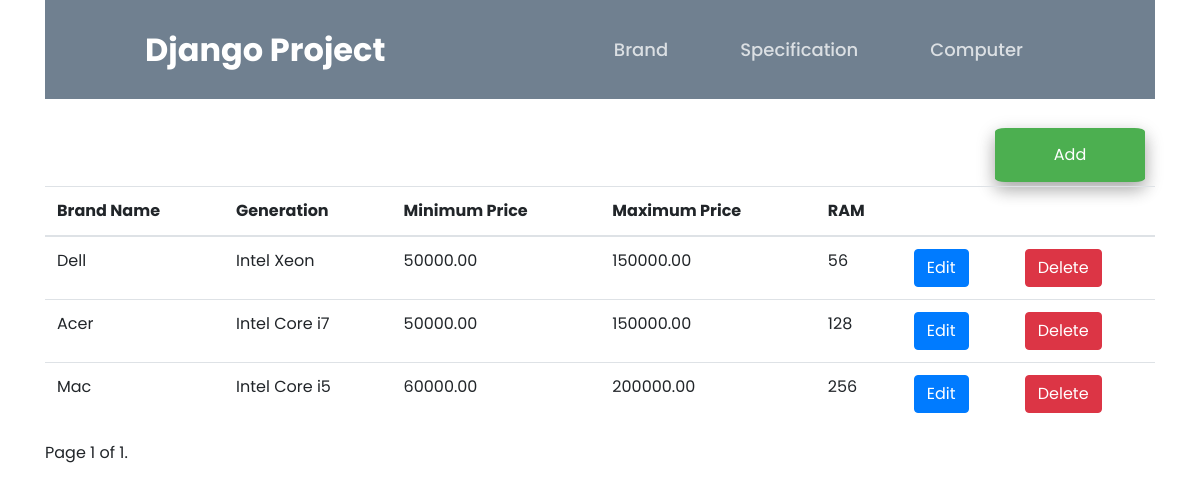
/view_specification, run on an earlier commit of the app's database.
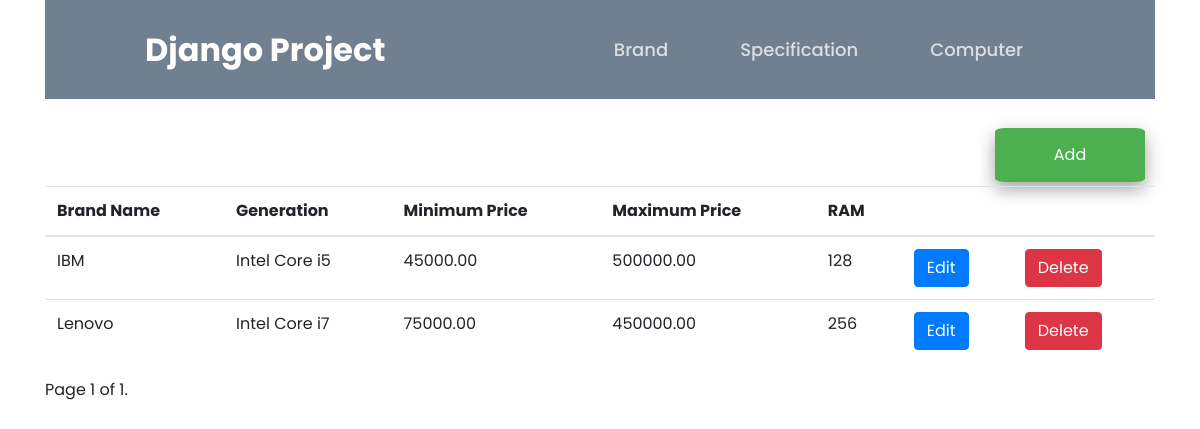
And on a later commit of the database.
### computer/models.py (models this page shows, shortened)
class ComputerSpecification(models.Model):
    generation = models.CharField(max_length=20)
    price_min = models.DecimalField(max_digits=9, decimal_places= 2)
    price_max = models.DecimalField(max_digits=11, decimal_places= 2)
    ram = models.IntegerField()
    brand = models.ForeignKey(ComputerBrand, on_delete=models.CASCADE)

class ComputerBrand(models.Model):
    brand_name = models.CharField(max_length=50)
    logo = models.FileField(validators=[validate_file_size, validate_file_type],upload_to="Brand")
    def __str__(self):
        return self.brand_name

### computer/views.py (the view)
# urls.py: path('view_specification',views.view_specification, name='view_specification'),
def view_specification(request):
    temp = ComputerSpecification.objects.all()
    paginator = Paginator(temp,5 )
    page_number = request.GET.get("page")
    page_obj = paginator.get_page(page_number)
    detail_list = []
    for data in temp:
        detail_list.append({'id': data.id, })
    return render(request,'view_specification.html',{'detail_list': detail_list, 'page_obj': page_obj})

### templates/view_specification.html (shortened to what this page needs)
{% extends 'base.html' %} {% block title %}View Specification{% endblock %} {%
load static %} {%block content%}
<a href="{% url 'computer:add_specification' %}">
  <button class="button">Add</button>
</a>
<table class="table">
  <thead>
    <tr>
      <th scope="col">Brand Name</th>
      <th scope="col">Generation</th>
      <th scope="col">Minimum Price</th>
      <th scope="col">Maximum Price</th>
      <th scope="col">RAM</th>
      <th scope="col"></th>
      <th scope="col"></th>
    </tr>
  </thead>
  <tbody>
    {%for data in page_obj%}
    <tr>
      <td>{{data.brand}}</td>
      <td>{{data.generation}}</td>
      <td>{{data.price_min}}</td>
      <td>{{data.price_max}}</td>
      <td>{{data.ram}}</td>
      <td>
        <a href="{% url 'computer:update_specification' data.id %}"
          ><button type="submit" class="btn btn-primary">Edit</button></a
        >
      </td>
      <td>
        <a href="{% url 'computer:delete_specification' data.id %}"
          ><button type="submit" class="btn btn-danger">Delete</button></a
        >
      </td>
    </tr>
    {% endfor %}
  </tbody>
</table>
<div class="pagination">
  <span class="step-links">
    <span class="current">
      Page {{ page_obj.number }} of {{ page_obj.paginator.num_pages }}.
    </span>
  </span>
</div>
{%endblock%}

What changed in the data, as far as the page shows it:
removed ComputerSpecification: brand "Dell", generation "Intel Xeon", price_min "50000.00", price_max "150000.00", ram "56"
removed ComputerSpecification: brand "Acer", generation "Intel Core i7", price_min "50000.00", price_max "150000.00", ram "128"
removed ComputerSpecification: brand "Mac", generation "Intel Core i5", price_min "60000.00", price_max "200000.00", ram "256"
added ComputerSpecification: brand "IBM", generation "Intel Core i5", price_min "45000.00", price_max "500000.00", ram "128"
added ComputerSpecification: brand "Lenovo", generation "Intel Core i7", price_min "75000.00", price_max "450000.00", ram "256"
